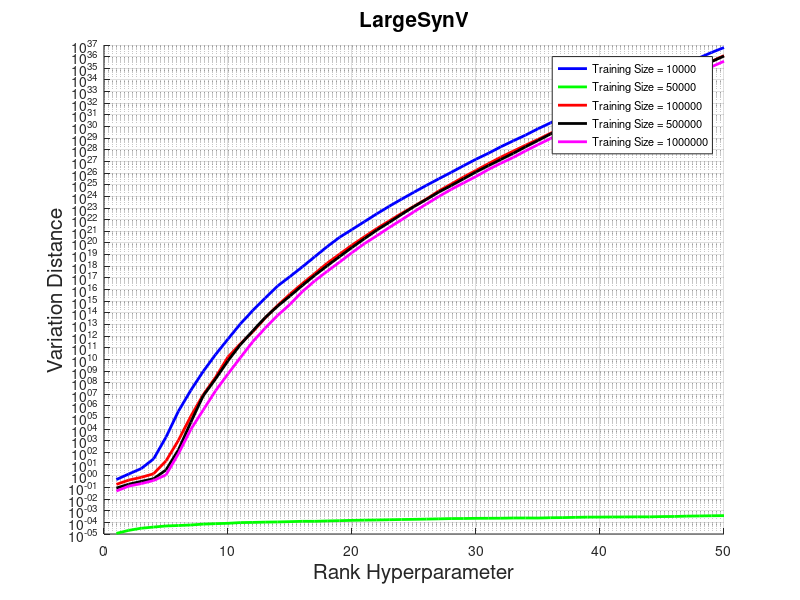
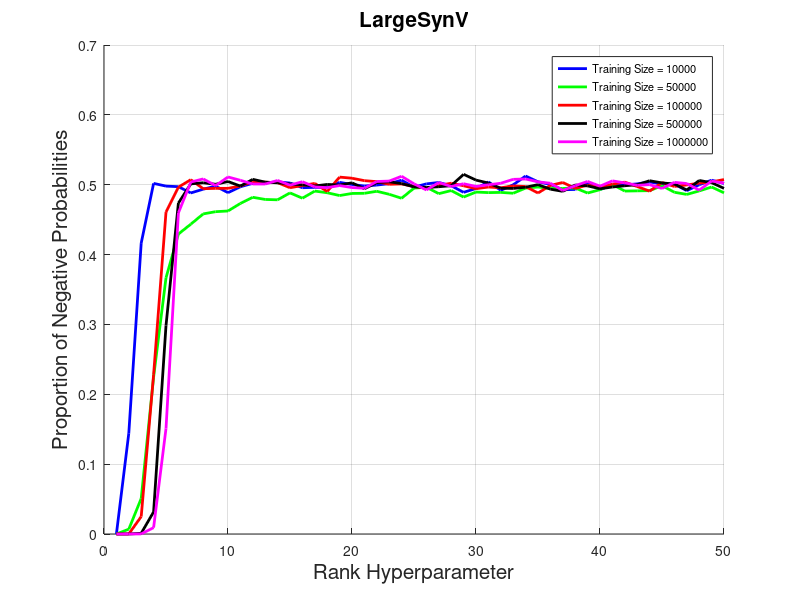

These figures' MATLAB source, in order:
% statistics1 = load('./m4n8_new/m4n8_10000_F.txt');
% statistics5 = load('./m4n8_new/m4n8_50000_F.txt');
% statistics10 = load('./m4n8_new/m4n8_100000_F.txt');
% statistics50 = load('./m4n8_new/m4n8_500000_F.txt');
% statistics100 = load('./m4n8_new/m4n8_1000000_F.txt');
% 
statistics1 = load('./m50n100_new/m50n100_10000_V.txt');
statistics5 = load('./m50n100_new/m50n100_50000_V.txt');
statistics10 = load('./m50n100_new/m50n100_100000_V.txt');
statistics50 = load('./m50n100_new/m50n100_500000_V.txt');
statistics100 = load('./m50n100_new/m50n100_1000000_V.txt');
m = 50;
M = 1:50;
statistics1 = statistics1(M, :);
statistics5 = statistics5(M, :);
statistics10 = statistics10(M, :);
statistics50 = statistics50(M, :);
statistics100 = statistics100(M, :);

figure;
hold on;
plot(M, statistics1(:, 1), 'b-', 'lineWidth', 2);
plot(M, statistics5(:, 1), 'g-', 'lineWidth', 2);
plot(M, statistics10(:, 1), 'r-', 'lineWidth', 2);
plot(M, statistics50(:, 1), 'k-', 'lineWidth', 2);
plot(M, statistics100(:, 1), 'm-', 'lineWidth', 2);

% plot(M, statistics1(:, 1), 'b-*', 'lineWidth', 2);
% plot(M, statistics5(:, 1), 'g-x', 'lineWidth', 2);
% plot(M, statistics10(:, 1), 'r-s', 'lineWidth', 2);
% plot(M, statistics50(:, 1), 'k-d', 'lineWidth', 2);
% plot(M, statistics100(:, 1), 'm-+', 'lineWidth', 2);
set(gca, 'yscale', 'log');

xlabel('Rank Hyperparameter', 'fontsize', 15);
ylabel('Variation Distance', 'fontsize', 15);
title('LargeSynV', 'fontsize', 15);
hold off;
grid on;
leg_handle = legend('Training Size = 10000', ...
       'Training Size = 50000', ...
       'Training Size = 100000', ... 
       'Training Size = 500000', ...
       'Training Size = 1000000');
set(leg_handle, 'fontsize', 8);
   
   
figure;
hold on;
plot(M, statistics1(:, 3), 'b-', 'lineWidth', 2);
plot(M, statistics5(:, 3), 'g-', 'lineWidth', 2);
plot(M, statistics10(:, 3), 'r-', 'lineWidth', 2);
plot(M, statistics50(:, 3), 'k-', 'lineWidth', 2);
plot(M, statistics100(:, 3), 'm-', 'lineWidth', 2);

% plot(M, statistics1(:, 3), 'b-*', 'lineWidth', 2);
% plot(M, statistics5(:, 3), 'g-x', 'lineWidth', 2);
% plot(M, statistics10(:, 3), 'r-s', 'lineWidth', 2);
% plot(M, statistics50(:, 3), 'k-d', 'lineWidth', 2);
% plot(M, statistics100(:, 3), 'm-+', 'lineWidth', 2);

xlabel('Rank Hyperparameter', 'fontsize', 15);
ylabel('Proportion of Negative Probabilities', 'fontsize', 15);
title('LargeSynV', 'fontsize', 15);
hold off;
grid on;
leg_handle = legend('Training Size = 10000', ...
       'Training Size = 50000', ...
       'Training Size = 100000', ... 
       'Training Size = 500000', ...
       'Training Size = 1000000');
set(leg_handle, 'fontsize', 8);